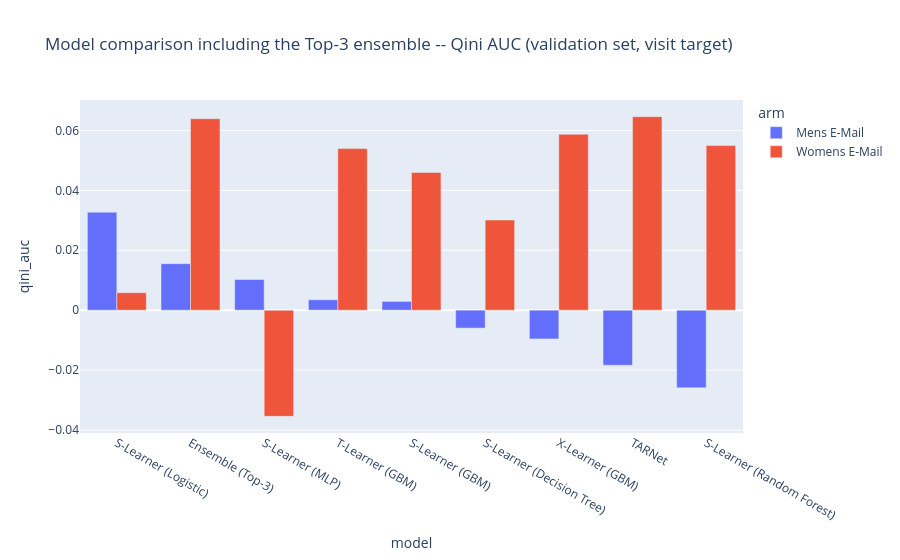

The notebook cell this image was saved under:
### Code cell
px.bar(
    final_comparison_df, x="model", y="qini_auc", color="arm", barmode="group",
    title="Model comparison including the Top-3 ensemble -- Qini AUC (validation set, visit target)",
).show()

### Figure 1 — Plotly figure (JSON) as saved in the notebook; plotly's stock layout.template omitted (floating-point values rounded to 4 significant figures)
{"data": [{"alignmentgroup": "True", "hovertemplate": "arm=Mens E-Mail<br>model=%{x}<br>qini_auc=%{y}<extra></extra>", "legendgroup": "Mens E-Mail", "marker": {"color": "#636efa", "pattern": {"shape": ""}}, "name": "Mens E-Mail", "offsetgroup": "Mens E-Mail", "orientation": "v", "showlegend": true, "textposition": "auto", "type": "bar", "x": ["S-Learner (Logistic)", "Ensemble (Top-3)", "S-Learner (MLP)", "T-Learner (GBM)", "S-Learner (GBM)", "S-Learner (Decision Tree)", "X-Learner (GBM)", "TARNet", "S-Learner (Random Forest)"], "xaxis": "x", "y": [0.03271, 0.01552, 0.01022, 0.003481, 0.002928, -0.005993, -0.009608, -0.01839, -0.02589], "yaxis": "y"}, {"alignmentgroup": "True", "hovertemplate": "arm=Womens E-Mail<br>model=%{x}<br>qini_auc=%{y}<extra></extra>", "legendgroup": "Womens E-Mail", "marker": {"color": "#EF553B", "pattern": {"shape": ""}}, "name": "Womens E-Mail", "offsetgroup": "Womens E-Mail", "orientation": "v", "showlegend": true, "textposition": "auto", "type": "bar", "x": ["TARNet", "Ensemble (Top-3)", "X-Learner (GBM)", "S-Learner (Random Forest)", "T-Learner (GBM)", "S-Learner (GBM)", "S-Learner (Decision Tree)", "S-Learner (Logistic)", "S-Learner (MLP)"], "xaxis": "x", "y": [0.0646, 0.06393, 0.05872, 0.05496, 0.05394, 0.04597, 0.03011, 0.005831, -0.03544], "yaxis": "y"}], "layout": {"barmode": "group", "legend": {"title": {"text": "arm"}, "tracegroupgap": 0}, "title": {"text": "Model comparison including the Top-3 ensemble -- Qini AUC (validation set, visit target)"}, "xaxis": {"anchor": "y", "domain": [0, 1], "title": {"text": "model"}}, "yaxis": {"anchor": "x", "domain": [0, 1], "title": {"text": "qini_auc"}}}}
